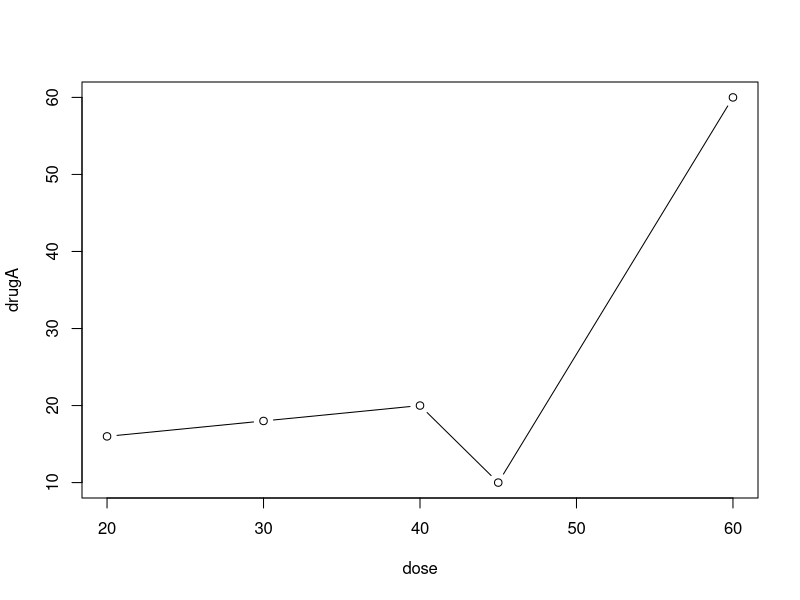
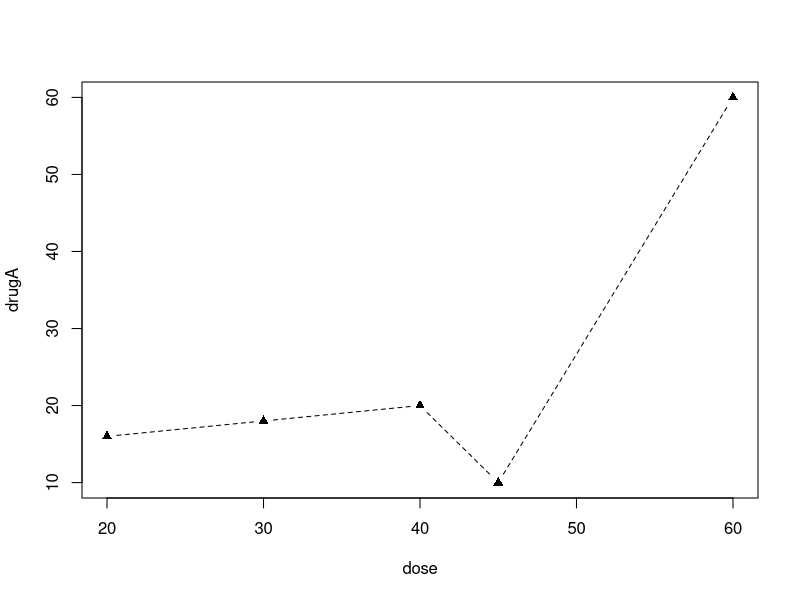
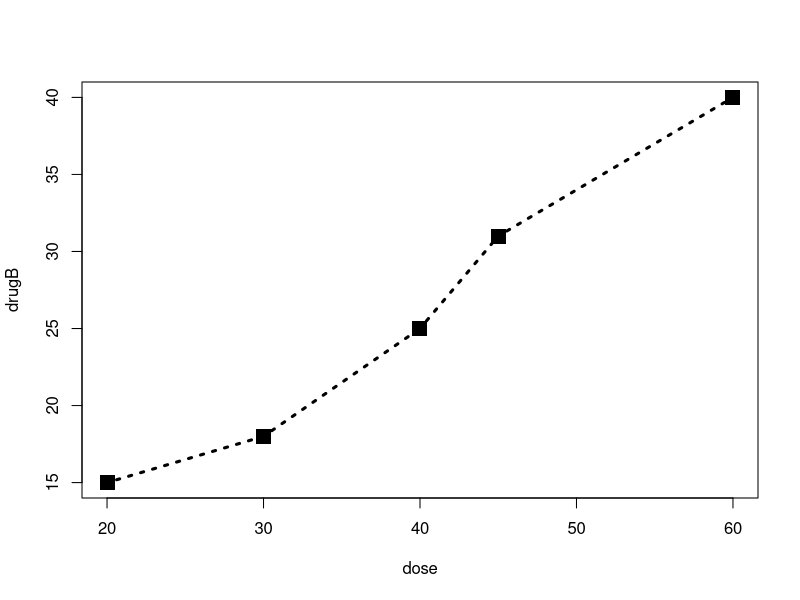
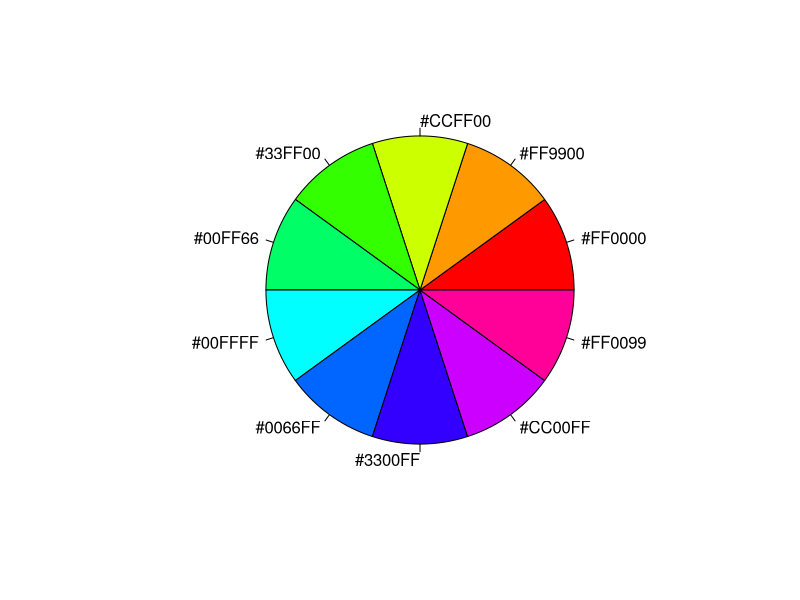
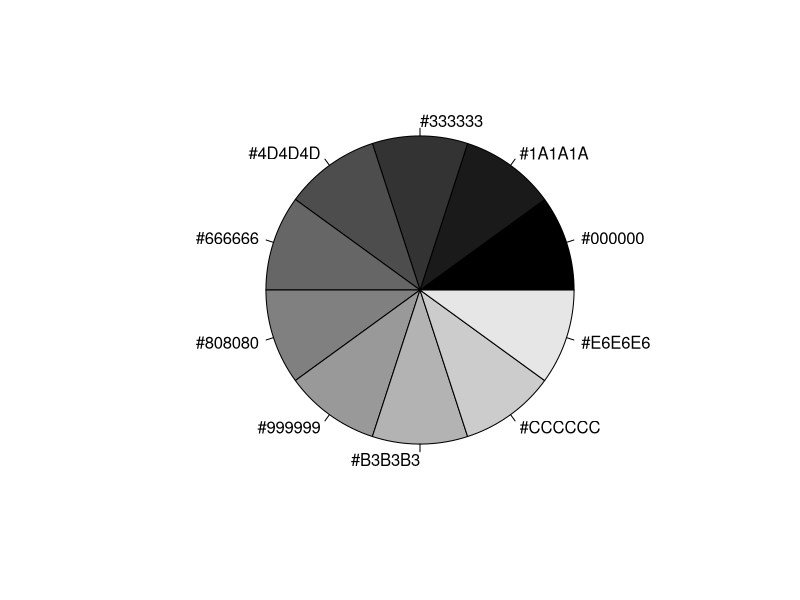
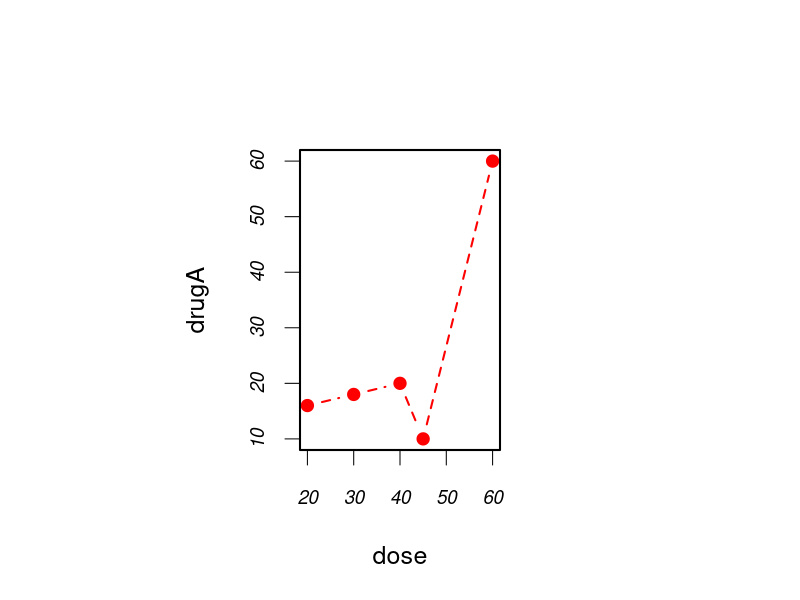
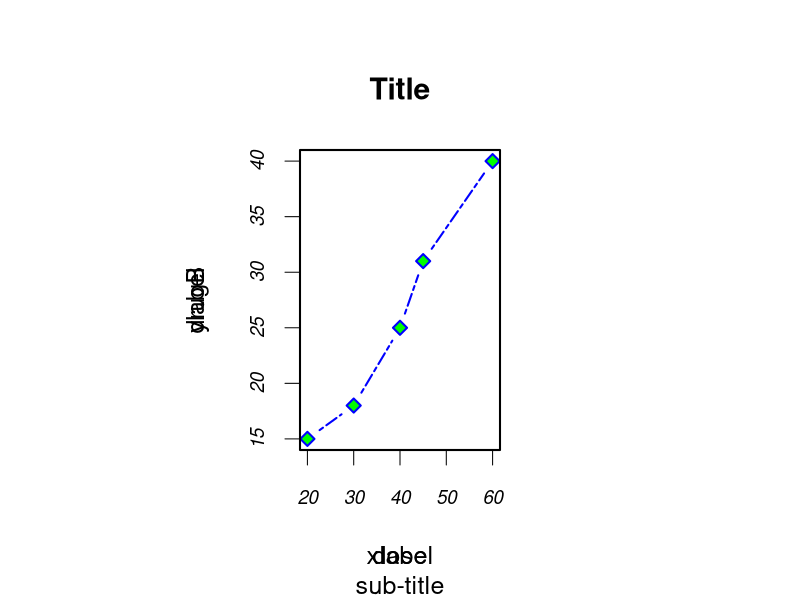

Here is the R script that generated these plots, in order: (Note: this script raises an error after producing the figures.)
#画图

dose <- c(20, 30, 40, 45, 60)

drugA <- c(16, 18, 20, 10, 60)

drugB <- c(15, 18, 25, 31, 40)

#type为b则同时绘制电和线
plot(dose, drugA, type = "b")

#使用par()方法来修改图表
opar <- par(no.readonly = TRUE) #复制当前设置
#pch设置点的符号
#cex指定符号的大小
#lty指定线条类型
#lwd指定线条宽度
par(lty = 2) #设为虚线
par(pch = 17) #设为三角形点

plot(dose, drugA, type = "b")
par(opar)
?plot

plot(dose, drugB, type = "b", lty=3, lwd = 3, pch = 15, cex = 2)
#指定颜色
n <- 10
mycolors <- rainbow(n)
pie(rep(1,n), labels = mycolors, col = mycolors)
mygrays <- gray(0:n/n)
pie(rep(1,n), labels = mygrays, col = mygrays)

#设置颜色col
#设置文本属性（坐标轴，标题）cex.*
#设置字体等 font.*
#设置图形尺寸 pin  mai mar

opar <- par(no.readonly = TRUE)
par(pin = c(2,3))
par(lwd = 2, cex = 1.5)
par(cex.axis=.75, font.axis=3)
plot(dose, drugA, type = "b", pch=19, lty=2, col="red")
plot(dose, drugB, type = "b", pch=23, lty=6, col="blue",bg="green")

#添加文本（标题等），自定义坐标轴范围
#xlab,ylab,xlim,ylim
#专门用来编辑标题的
title(main="Title", sub="sub-title",xlab = "xlabel",ylab = "ylabel")

#生成坐标轴
#axis()

#次要刻度线
#参考线

#图例（方便观察区分多组数据）
legend()

#文本标注（再点图上给各点增加说明）
text()
mtext()

#数学标注



opar <- par(no.readonly = TRUE)
par(mfrow = c(2,2))
plot(dose, drugA, main = "left-top")
plot(dose, drugB, main = "right-top")
hist(dose, main = "left-bottom")
boxplot(drugB, main = "right-bottom")
par(opar)


opar <- par(no.readonly = TRUE)
par(mfrow = c(3,1))
hist(dose, ann=FALSE)
hist(drugA,ann=FALSE)
hist(drugB,ann=FALSE)
par(opar)

#图布局
help("layout")


#图的精细控制
fig()